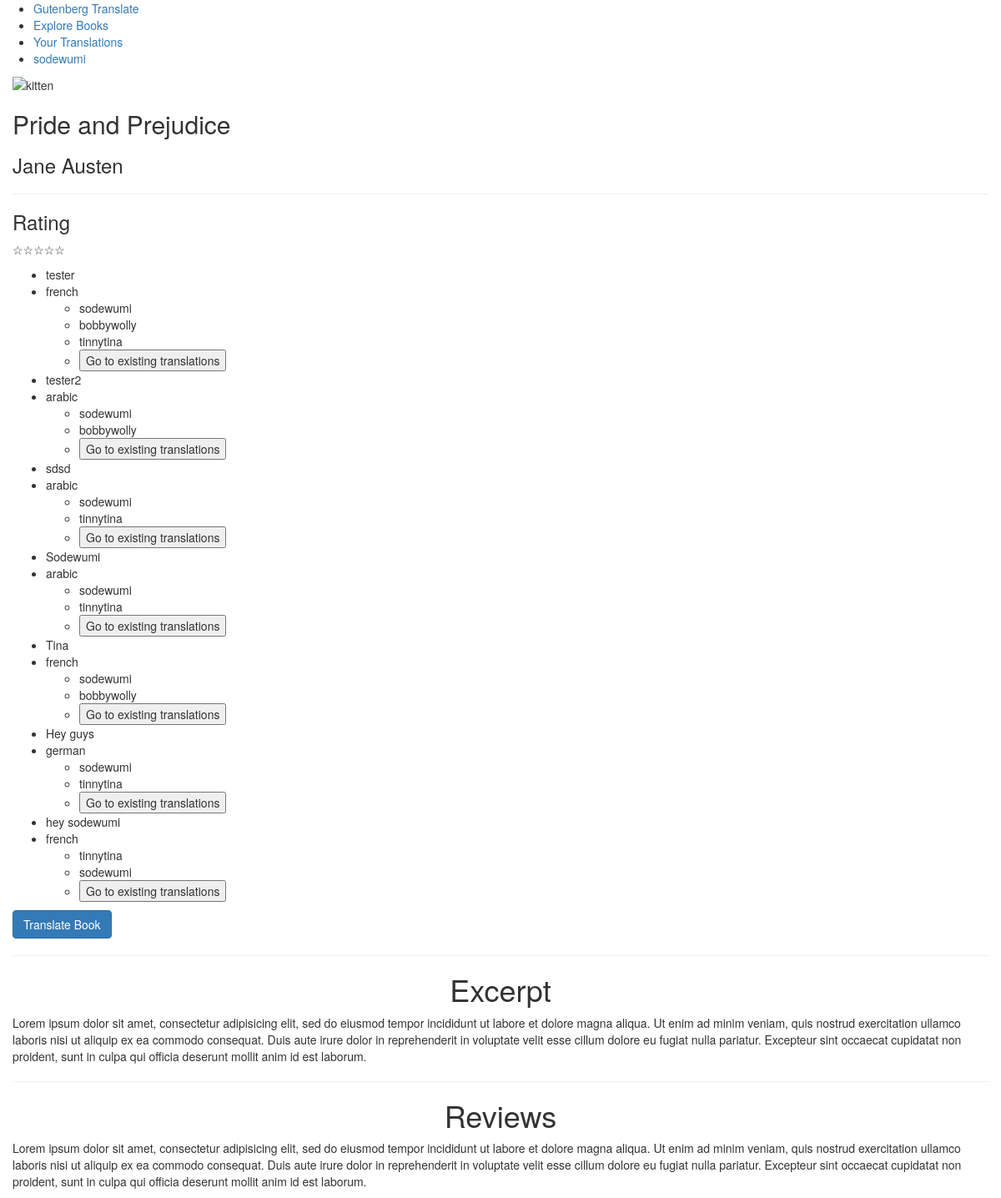
The page /description/42671 (signed in) on the database its author committed.
### model.py (models this page shows, shortened)
class Book(db.Model):
    __tablename__ = "books"
    book_id = db.Column(db.Integer, primary_key=True, autoincrement=True)
    name = db.Column(db.String(50), nullable=False)
    author = db.Column(db.String(45))
    reviews = db.Column(db.String())
    rating = db.Column(db.Integer)
    cover = db.Column(db.String())
    genre_name = db.Column(db.String(10))
    gutenberg_extraction_num = db.Column(db.String(10))
    isbn = db.Column(db.String(10))
    chapters = db.relationship("Chapter", backref="book")
    groups = db.relationship("Group", backref=db.backref("books"),
        secondary="bookgroups")

class Group(db.Model):
    __tablename__ = "groups"
    group_id = db.Column(db.Integer, primary_key=True, autoincrement=True)
    group_name = db.Column(db.String(30), nullable=False)

class BookGroup(db.Model):
    __tablename__ = "bookgroups"
    bookgroup_id = db.Column(db.Integer, primary_key=True, autoincrement=True)
    language = db.Column(db.String(15))
    group_id = db.Column(db.Integer, db.ForeignKey("groups.group_id"))
    book_id = db.Column(db.Integer, db.ForeignKey("books.book_id"))
    translations = db.relationship("Translation", backref="bookgroups")
    group = db.relationship("Group", backref=db.backref("bookgroups"))

class User(db.Model):
    __tablename__ = "users"
    user_id = db.Column(db.Integer, primary_key=True, autoincrement=True)
    email = db.Column(db.String(50), nullable=False, unique=True)
    password = db.Column(db.String(15), nullable=False)
    username = db.Column(db.String(15), nullable=False, unique=True)
    groups = db.relationship("Group", backref=db.backref("users"),
            secondary="usergroups")

### server.py (the view)
@app.route("/description/<int:gutenberg_extraction_number>", methods=["GET"])
def display_book_description(gutenberg_extraction_number):
    book_obj = Book.query.filter_by(gutenberg_extraction_num =
        gutenberg_extraction_number).one()
    current_user = User.query.filter(User.user_id == session[u'login'][1]).one()
    current_groups_list = current_user.groups
    group_language_dict = {}
    for group in current_groups_list:
        language = group.bookgroups[0].language
        bookgroup_id = group.bookgroups[0].bookgroup_id
        group_language_dict.setdefault(group.group_id, [language])
        if bookgroup_id not in group_language_dict[group.group_id]:
            group_language_dict[group.group_id].append(bookgroup_id)
    return render_template("book_description.html", display_book = book_obj,
        gutenberg_extraction_number=gutenberg_extraction_number,
        current_user=current_user, group_language_dict=group_language_dict)

### templates/book_description.html (shortened to what this page needs)
{% extends 'base.html' %}
{% block body %}
<div id="book_info">
    <p id="book_cover">
        <img src="http://placekitten.com/g/200/300" alt="kitten">
    </p>
    <div id="basic_book_info">
        <h2>{{ display_book.name }}</h2>
        <h3>{{ display_book.author }}</h3>
        <hr>
        <div id="book_rating">
            <h3>Rating</h3>
            <p>
                <span>☆</span><span>☆</span><span>☆</span><span>☆</span><span>☆</span>
            </p>
        </div>
        {% if current_user.groups %}
            <ul>
                {% for group in current_user.groups %}
                <li>{{ group.group_name }}</li>
                <li>
                    {{ group_language_dict[group.group_id][0] }}
                </li>
                    <ul>
                        {% for user in group.users %}
                        <li>{{ user.username }}</li>
                        {% endfor %}
                        <li>
                            <form class="edit_book_form" action="/rendertranslations"
                                    method="GET" data-bookId ="{{ display_book.book_id }}"
                                    data-language="{{ group_language_dict[group.group_id][0] }}"
                                    data-groupid="{{ group.group_id }}">
                                <input type="submit" value='Go to existing translations'>
                            </form>
                        </li>
                    </ul>
                {% endfor %}
            </ul>
        {% endif %}
        <button type="button" class="btn btn-primary" data-toggle="modal"
                data-target="#add_book_form">
            Translate Book
        </button>
    </div>
</div>
<hr>
<div id="book_excerpt">
    <h1>Excerpt</h1>
    <p>
        Lorem ipsum dolor sit amet, consectetur adipisicing elit, sed do eiusmod
        tempor incididunt ut labore et dolore magna aliqua. Ut enim ad minim veniam,
        quis nostrud exercitation ullamco laboris nisi ut aliquip ex ea commodo
        consequat. Duis aute irure dolor in reprehenderit in voluptate velit esse
        cillum dolore eu fugiat nulla pariatur. Excepteur sint occaecat cupidatat non
        proident, sunt in culpa qui officia deserunt mollit anim id est laborum.
    </p>
</div>
<hr>
<div id="book_reviews">
    <h1>Reviews</h1>
    <p>
        Lorem ipsum dolor sit amet, consectetur adipisicing elit, sed do eiusmod
        tempor incididunt ut labore et dolore magna aliqua. Ut enim ad minim veniam,
        quis nostrud exercitation ullamco laboris nisi ut aliquip ex ea commodo
        consequat. Duis aute irure dolor in reprehenderit in voluptate velit esse
        cillum dolore eu fugiat nulla pariatur. Excepteur sint occaecat cupidatat non
        proident, sunt in culpa qui officia deserunt mollit anim id est laborum.
    </p>
</div>
{% endblock %}

### templates/base.html (shortened to what this page needs)
<!DOCTYPE html>
<html>
<head>
    <link rel="stylesheet" type="text/css" href="/static/css/style.css">
    <link rel="stylesheet" href="http://maxcdn.bootstrapcdn.com/bootstrap/3.2.0/css/bootstrap.min.css">
</head>
<body>
    <nav>
        <ul>
            <li><a href="/">Gutenberg Translate</a></li>
            <li><a href="/explore">Explore Books</a></li>
            <li><a href="/profile">Your Translations</a></li>
            {% if session.get('login') %}
            <li><a href="#"> {{ session['login'][0] }} </a></li>
            {% else %}
            <li>login</li>
            {%endif%}
        </ul>
    </nav>
     <div class="container-fluid">
        {% block body %}
        {% endblock %}
    </div>
</body>
</html>

### static/css/style.css (style rules this page uses)
h1 { text-align: center }

### rows shown on the page
Book: name "Pride and Prejudice", author "Jane Austen"
Group: group_name "tester"
BookGroup: language "french"
User: username "sodewumi"
User: username "bobbywolly"
User: username "tinnytina"
Group: group_name "tester2"
BookGroup: language "arabic"
Group: group_name "sdsd"
BookGroup: language "arabic"
Group: group_name "Sodewumi"
BookGroup: language "arabic"
Group: group_name "Tina"
BookGroup: language "french"
Group: group_name "Hey guys"
BookGroup: language "german"
Group: group_name "hey sodewumi"
BookGroup: language "french"

### other values the page prints
{{ session['login'][0] }} "sodewumi"
